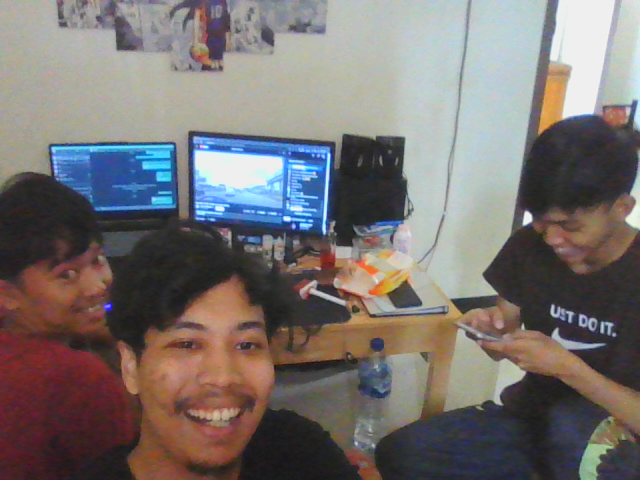
#> input picture image/captured_img.png, 640 x 480 px, found by its file name
$ python emboss.py
#> lines starting #> are read from the running program, lines starting #| are printed output that depends on the picture
import numpy as np
import cv2
from PIL import ImageFilter

img_src = cv2.imread('image\captured_img.png', 0)
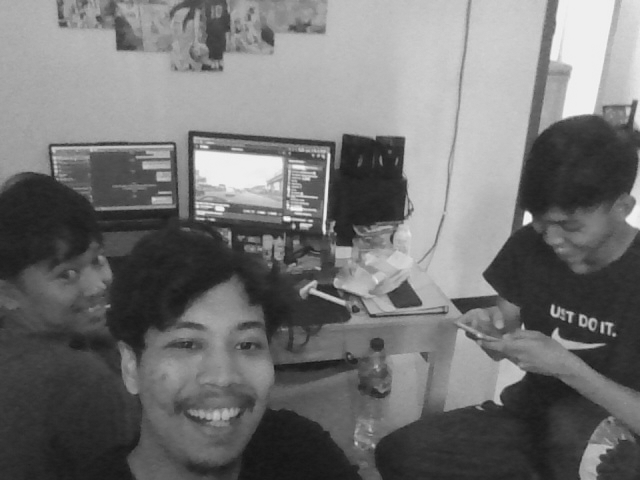
#> img_src: shape (480, 640); min 19, max 248, mean 114.7

scale_percent = 20
width = int(img_src.shape[1] * scale_percent / 15)
#> width = 853
height = int(img_src.shape[0] * scale_percent / 15)
#> height = 640
img_size = (width, height)
#> img_size = (853, 640)

img = cv2.resize(img_src, img_size, interpolation=cv2.INTER_AREA)

kernel = np.array(
  [
    [-1, 0, 0],
    [0, 0, 0],
    [0, 0, 1]
  ]
)

flt_img = cv2.filter2D(src=img, ddepth=-1, kernel=kernel)
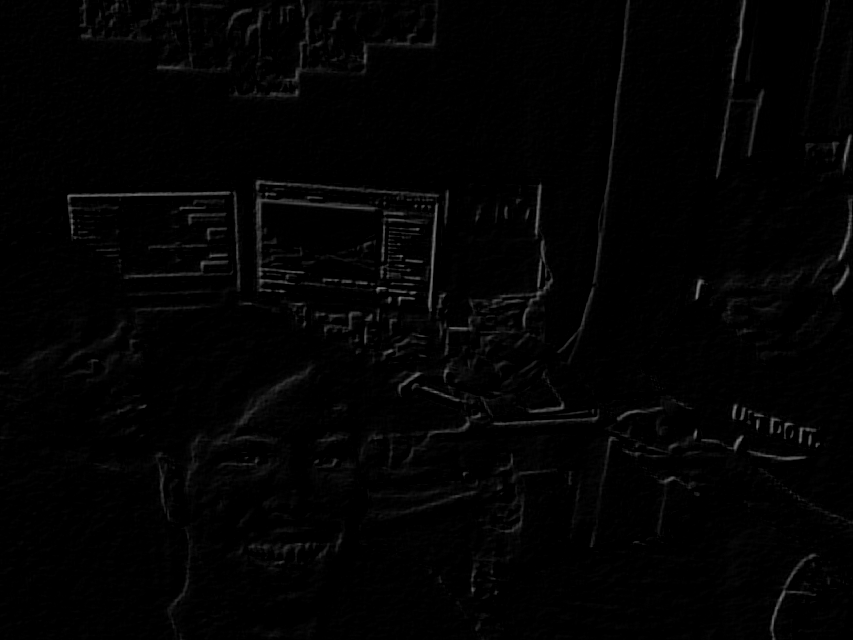
#> flt_img: shape (640, 853); min 0, max 127, mean 3

cv2.imshow('EMBOSS', flt_img)
cv2.waitKey(0)
cv2.destroyAllWindows()

$ run again, with image/img_example.jpg saved as image/captured_img.png
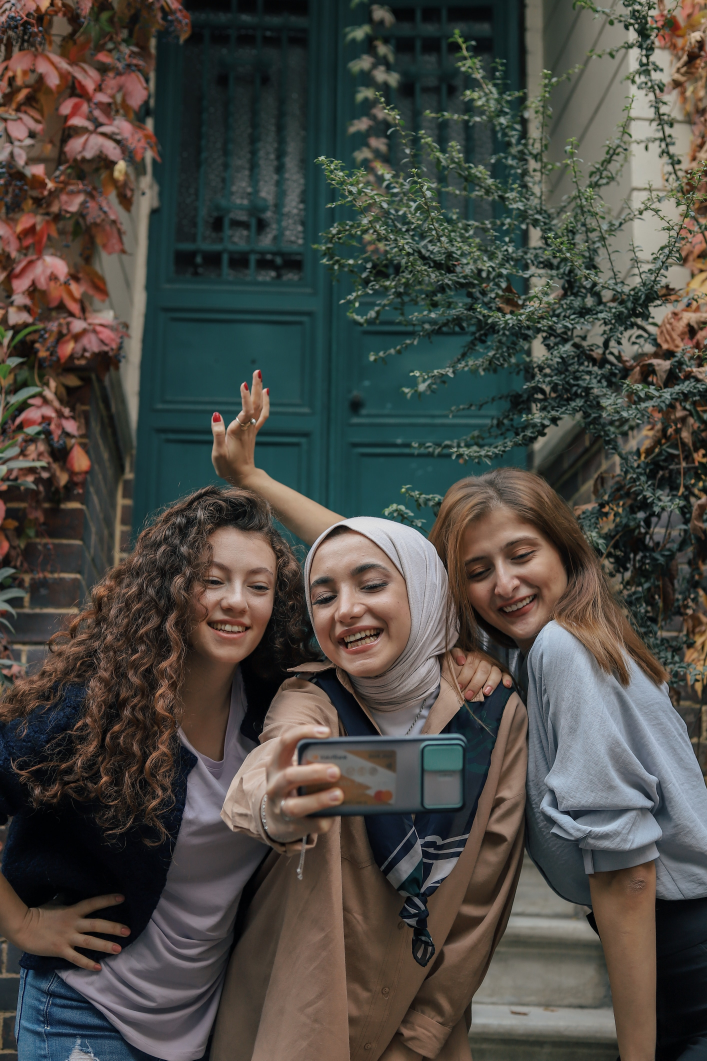
#> input picture image/img_example.jpg, 2828 x 4242 px, found by its file name (shown at 1/4 size)
#> `img_src = cv2.imread('image\captured_img.png', 0)`:
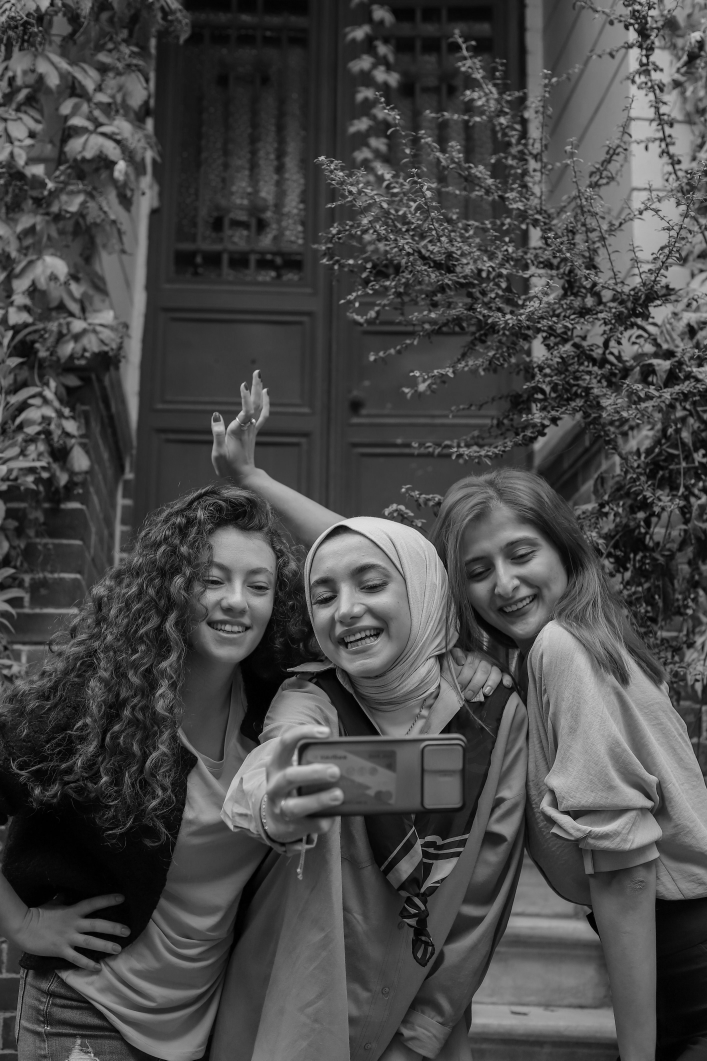
#> img_src: shape (4242, 2828) (shown at 1/4 size); min 0, max 242, mean 72
#> `flt_img = cv2.filter2D(src=img, ddepth=-1, kernel=kernel)`:
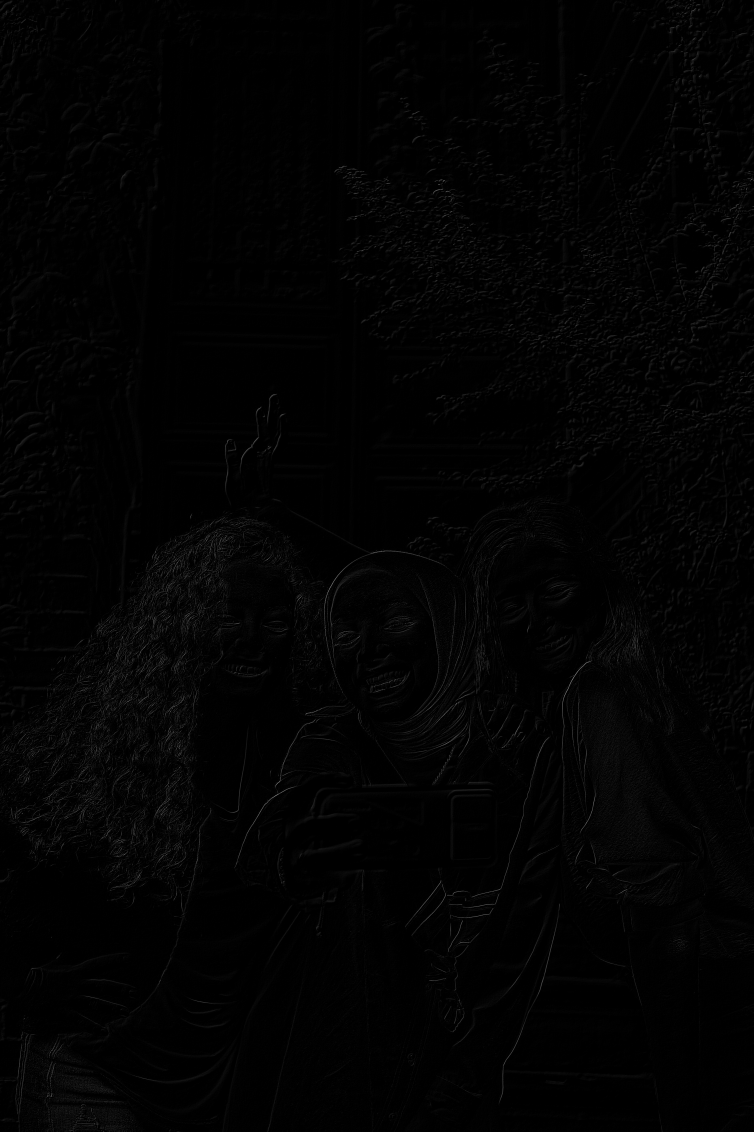
#> flt_img: shape (5656, 3770) (shown at 1/5 size); min 0, max 180, mean 2.6
